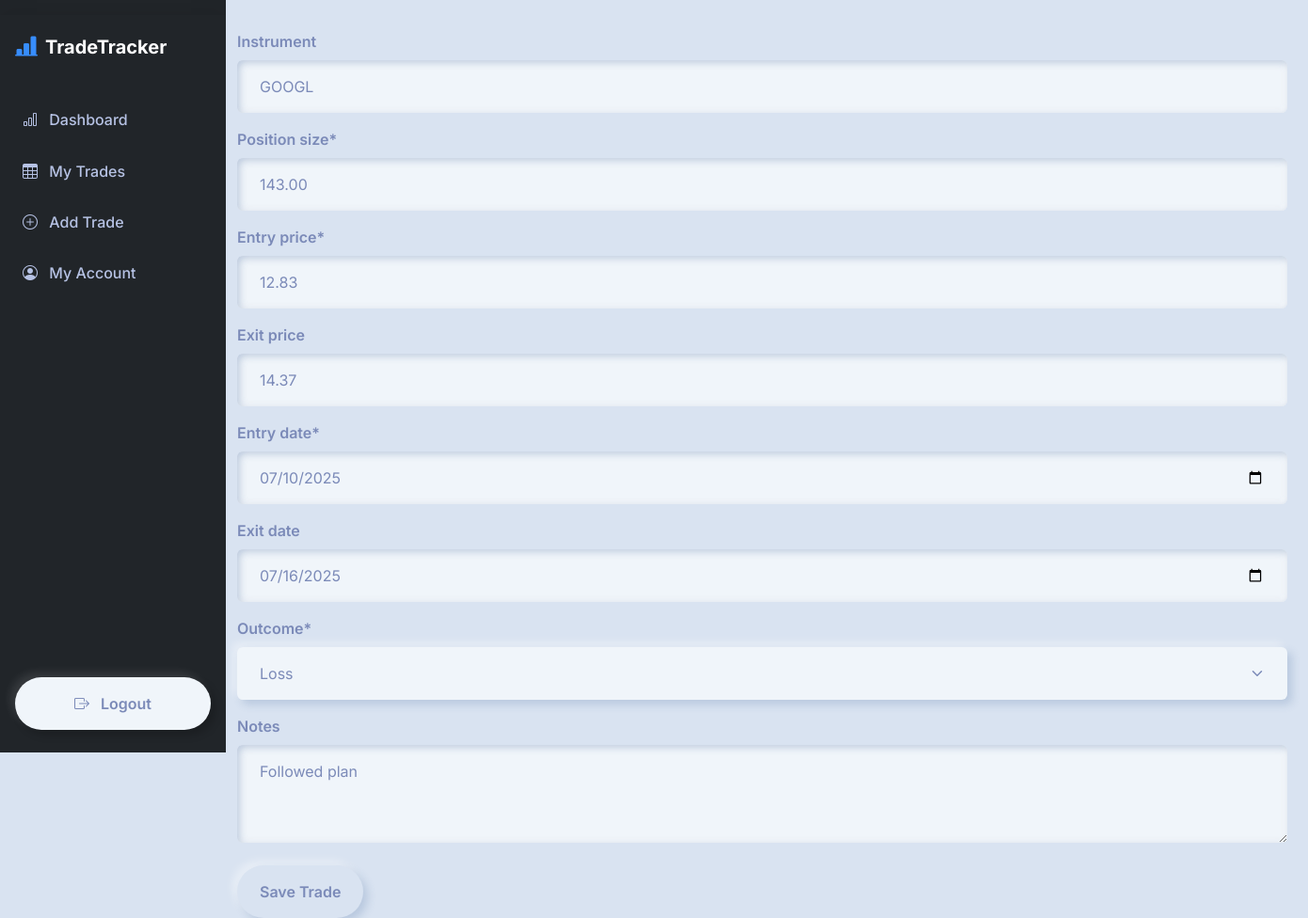
/trades/edit/227/ (signed in), run on the app's committed database.
### trades/models.py (models this page shows, shortened)
class Trade(models.Model):
    user = models.ForeignKey(User, on_delete=models.CASCADE)
    instrument = models.CharField(max_length=100)
    position_size = models.DecimalField(max_digits=10, decimal_places=2)
    entry_price = models.DecimalField(max_digits=10, decimal_places=2)
    exit_price = models.DecimalField(
        max_digits=10, decimal_places=2, null=True, blank=True
    )
    entry_date = models.DateField()
    exit_date = models.DateField(null=True, blank=True)
    outcome = models.CharField(
        max_length=10, choices=[("win", "Win"), ("loss", "Loss"), ("open", "Open")]
    )
    notes = models.TextField(blank=True)

### trades/views.py (the view)
# urls.py: path("trades/edit/<int:pk>/", views.edit_trade, name="edit_trade"),
@login_required
def edit_trade(request, pk):
    trade = get_object_or_404(Trade, pk=pk, user=request.user)
    form = TradeForm(request.POST or None, instance=trade)
    if form.is_valid():
        form.save()
        messages.success(request, "Trade updated successfully.")
        return redirect("trade_list")
    return render(request, "trades/add_trade.html", {"form": form})

### trades/templates/trades/add_trade.html (shortened to what this page needs)
{% extends 'trades/base.html' %}
{% load crispy_forms_tags %}
{% block content %}
<form method="post" novalidate>
  <div class="mb-3">
    <label for="id_instrument" class="form-label">Instrument</label>
    <input
      type="text"
      id="id_instrument"
      name="instrument"
      list="instrument-list"
      class="form-control"
      placeholder="Start typing ticker…"
      value="{{ form.instrument.value|default_if_none:'' }}"
      required
    >
  </div>
  {{ form.position_size|as_crispy_field }}
  {{ form.entry_price|as_crispy_field }}
  {{ form.exit_price|as_crispy_field }}
  {{ form.entry_date|as_crispy_field }}
  {{ form.exit_date|as_crispy_field }}
  {{ form.outcome|as_crispy_field }}
  {{ form.notes|as_crispy_field }}
  <button type="submit" class="btn btn-primary mt-2">Save Trade</button>
</form>
{% endblock %}

### trades/static/trades/css/main.css (style rules this page uses)
:root { --sidebar-width: 240px; }
body { font-family: 'Inter', sans-serif; margin: 0; padding: 0; }

### data on the page
Trade: instrument "GOOGL", position_size "143.00", entry_price "12.83", exit_price "14.37", entry_date "07/10/2025", exit_date "07/16/2025", outcome "Loss", notes "Followed plan"
